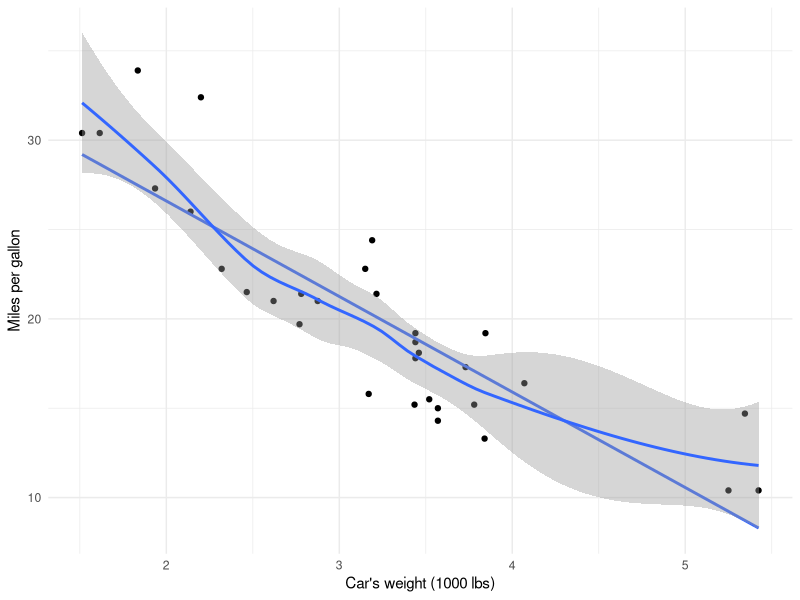

Recreate this plot in R.
## ---- chunk 1
## a static implementation that is typical in today's teaching world
dat <- mtcars

library(ggplot2)
ggplot(dat, aes(x = wt, y = mpg)) +
  geom_point() +
  labs(
    y = "Miles per gallon",
    x = "Car's weight (1000 lbs)"
  ) +
  geom_smooth(method = "lm", se = FALSE) +
  geom_smooth() +
  theme_minimal()
